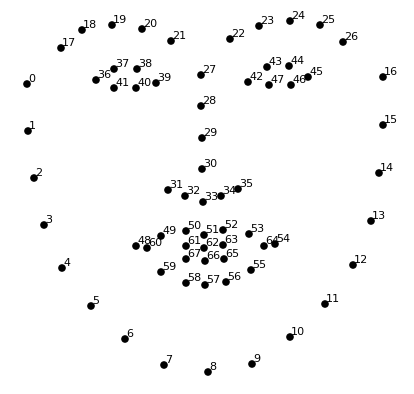
#> input picture DLIB LANDMARKS.png, 414 x 394 px
$ python -i image_processing.py   (imports and definitions only)
#> lines starting #> are read from the running program, lines starting #| are printed output that depends on the picture
#> further down, picture is the input picture: shape (394, 414, 3); min 0, max 255, mean 247
import cv2 as cv
import numpy as np

def resize_img(img, k):
    dimensions = img.shape
    try:
        imgColor = cv.resize(img, (dimensions[1] * k, dimensions[0] * k))
    except:
        return img

    return imgColor

def color_segmentation(img):
    R, G, B = cv.split(img)
    output1_R = cv.equalizeHist(R)
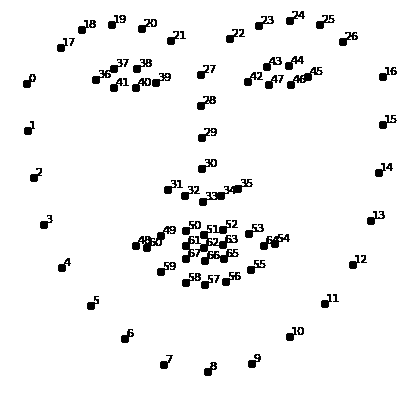
#> output1_R: shape (394, 414); min 0, max 255, mean 243.1
    output1_G = cv.equalizeHist(G)
    output1_B = cv.equalizeHist(B)
    imgResult = cv.merge((output1_R, output1_G, output1_B))

    return imgResult

def divide_img(img, rows, cols):
    imgs = [[False for _ in range(cols)] for _ in range(rows)]
    dimensions = img.shape
    x = dimensions[1] // cols
    y = dimensions[0] // rows

    var1x = 0; var2x = 1; var3y = 0; var4y = 1
    for i in range(0, rows):
        for j in range(0, cols):
            imgs[i][j] = img[int(y*var3y) : int(y*var4y), int(x*var1x) : int(x*var2x)]
            var1x += 1; var2x += 1
        var1x = 0; var2x = 1; var3y += 1; var4y += 1

    return imgs

def resize_preprocess_img(img, targetSize = (128, 128)):
    resized_img = cv.resize(img, targetSize)
    return resized_img

def parse_label(label):
    label, _ = label.split('.')
    _, first, second = label.split(',')
    first = int(first.strip())
    second = second.strip()
    second = int(second.replace(')', ''))

    return (first, second)

>>> import cv2
>>> picture = cv2.imread('DLIB LANDMARKS.png')
>>> result = color_segmentation(picture)
